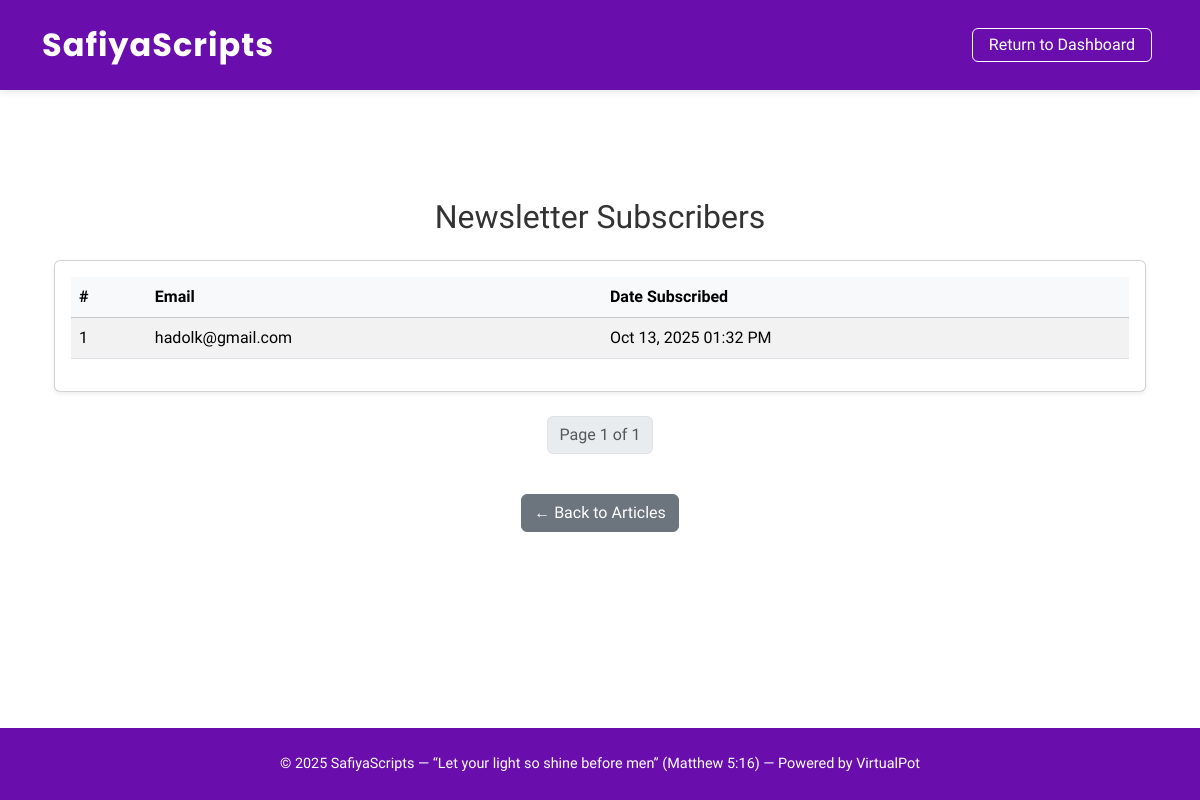
The app's page /articles/subscribers/ (signed in), older data.
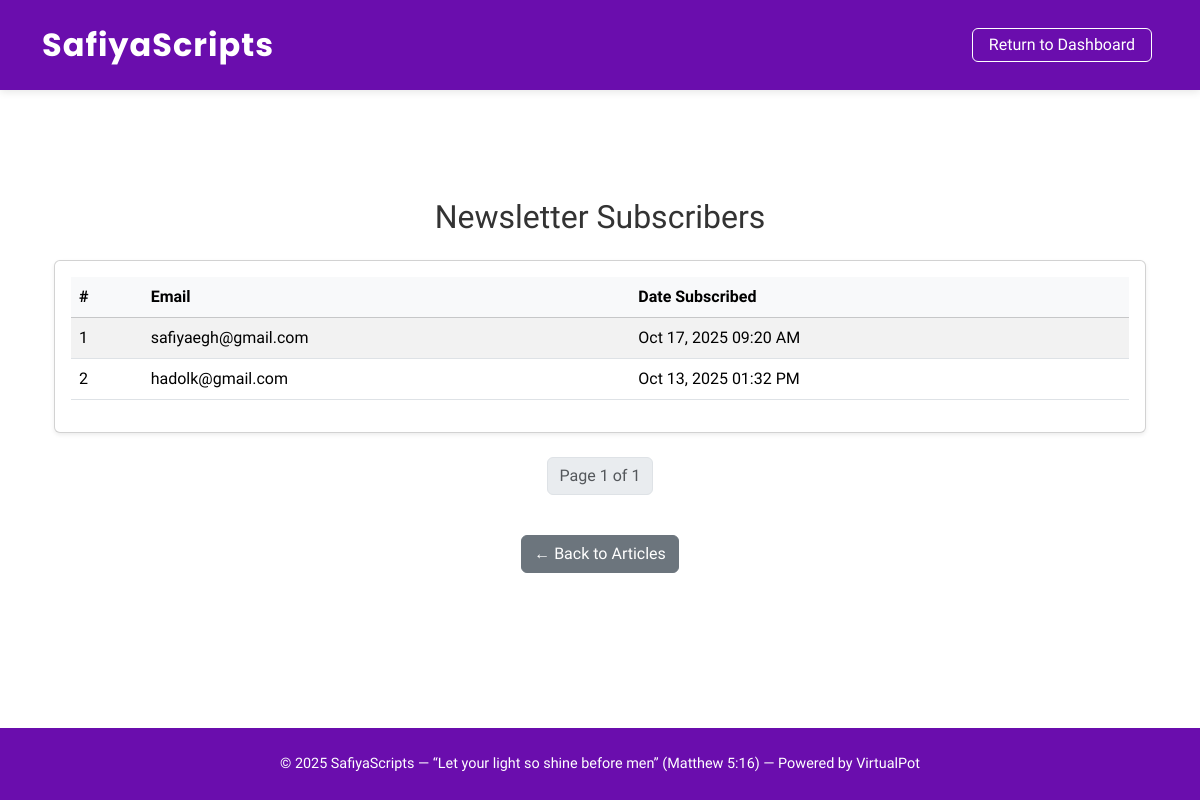
The same page, newer data.
### articles/models.py (models this page shows, shortened)
class Subscriber(models.Model):
    email = models.EmailField(unique=True)
    created_at = models.DateTimeField(default=timezone.now)  # ✅ rename this

### articles/views.py (the view)
@login_required
def subscribers_list(request):
    if not request.user.is_staff:
        messages.error(request, "Access denied.")
        return redirect('articles:article_list')
    subscribers = Subscriber.objects.all().order_by('-created_at')
    paginator = Paginator(subscribers, 20)
    page_number = request.GET.get('page')
    page_obj = paginator.get_page(page_number)
    return render(request, 'articles/subscribers_list.html', {'subscribers': page_obj})

### templates/articles/subscribers_list.html (shortened to what this page needs)
{% extends 'base_admin.html' %}
{% load static %}
{% block content %}
<div class="container my-5">
    <h2 class="text-center mb-4">Newsletter Subscribers</h2>
    {% if subscribers %}
        <div class="card shadow-sm">
            <div class="card-body table-responsive">
                <table class="table table-striped align-middle">
                    <thead class="table-light">
                        <tr>
                            <th>#</th>
                            <th>Email</th>
                            <th>Date Subscribed</th>
                        </tr>
                    </thead>
                    <tbody>
                        {% for subscriber in subscribers %}
                        <tr>
                            <td>{{ forloop.counter }}</td>
                            <td>{{ subscriber.email }}</td>
                            <td>{{ subscriber.created_at|date:"M d, Y h:i A" }}</td>
                        </tr>
                        {% endfor %}
                    </tbody>
                </table>
            </div>
        </div>
        <div class="d-flex justify-content-center mt-4">
            <nav>
                <ul class="pagination">
                    <li class="page-item disabled">
                        <span class="page-link">
                            Page {{ subscribers.number }} of {{ subscribers.paginator.num_pages }}
                        </span>
                    </li>
                </ul>
            </nav>
        </div>
    {% else %}
        <div class="alert alert-info text-center mt-4">
            No subscribers yet.
        </div>
    {% endif %}
    <div class="text-center mt-4">
        <a href="{% url 'articles:article_list' %}" class="btn btn-secondary">
            ← Back to Articles
        </a>
    </div>
</div>
{% endblock %}

### templates/base_admin.html (shortened to what this page needs)
{% load static %}
<!DOCTYPE html>
<html lang="en">
<head>
  <link href="https://cdn.jsdelivr.net/npm/bootstrap@5.3.3/dist/css/bootstrap.min.css" rel="stylesheet">
</head>
<body>
  <nav class="navbar navbar-expand-lg sticky-top">
    <div class="container">
      <a class="navbar-brand" href="/">SafiyaScripts</a>
      <div class="collapse navbar-collapse justify-content-end" id="navbarNav">
        <ul class="navbar-nav">
          <li class="nav-item">
            <a class="nav-link logout-link px-3 py-1 rounded" href="{% url 'account:dashboard' %}">
              Return to Dashboard
            </a>
          </li>
        </ul>
      </div>
    </div>
  </nav>
  <main>
    <div class="container">
      {% block content %}{% endblock %}
    </div>
  </main>
  <footer>
    © 2025 SafiyaScripts — “Let your light so shine before men” (Matthew 5:16)
  — Powered by VirtualPot
  </footer>
</body>
</html>

### templates/base_admin.html (style rules this page uses)
body { background-color: #ffffff; font-family: 'Raleway', sans-serif; color: #333; min-height: 100vh; display: flex; flex-direction: column; }
.navbar { background-color: #6A0DAD; padding: 1rem 0; box-shadow: 0 2px 8px rgba(0,0,0,0.1); }
.navbar-brand { font-family: 'Poppins', sans-serif; font-size: 2rem; font-weight: 700; color: #fff !important; letter-spacing: 1px; }
.nav-link { color: #fff !important; font-weight: 500; margin: 0 6px; padding: 8px 14px; border-radius: 6px; transition: all 0.3s ease; }
.logout-link { background-color: transparent; border: 1px solid #fff; color: #fff !important; }
main { flex: 1; padding: 60px 0; }
footer { background-color: #6A0DAD; text-align: center; padding: 25px 10px; font-size: 0.9rem; color: #fff; margin-top: auto; }

Row changes from the older to the newer data that the page shows:
added Subscriber: email "safiyaegh@gmail.com", created_at "Oct 17, 2025 09:20 AM"
